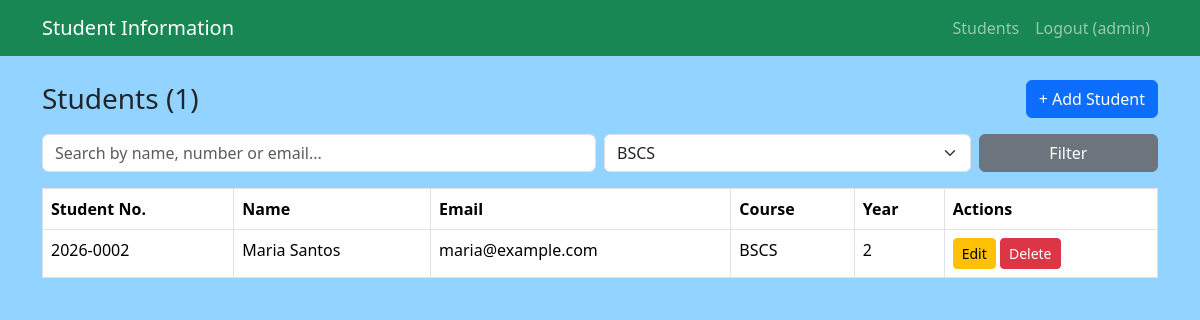
The page /students.php?course=2 (signed in) on the database its author committed.
### tables this page shows
CREATE TABLE students (
    id INT AUTO_INCREMENT PRIMARY KEY,
    user_id INT NOT NULL UNIQUE,
    student_no VARCHAR(9) NOT NULL UNIQUE,
    full_name VARCHAR(100) NOT NULL,
    email VARCHAR(100) NOT NULL UNIQUE,
    course_id INT NOT NULL,
    year_level TINYINT NOT NULL,
    address VARCHAR(200) NULL,
    FOREIGN KEY (user_id) REFERENCES users(id) ON DELETE CASCADE,
    FOREIGN KEY (course_id) REFERENCES courses(id)
);

CREATE TABLE courses (
    id INT AUTO_INCREMENT PRIMARY KEY,
    code VARCHAR(10) NOT NULL UNIQUE,
    name VARCHAR(100) NOT NULL
);

### config.php (called while the page is built, shortened)
<?php
function e($text) {
    return htmlspecialchars((string) $text, ENT_QUOTES, 'UTF-8');
}

### students.php (the view, shortened to what this page needs)
<?php
require 'config.php';
$course = (int) ($_GET['course'] ?? 0);
$courses = $db->query('SELECT * FROM courses ORDER BY code')->fetchAll(PDO::FETCH_ASSOC);
$sql = 'SELECT students.*, courses.code
        FROM students JOIN courses ON students.course_id = courses.id';
$params = [];
if ($course > 0) {
    $sql .= ' WHERE students.course_id = ?';
    $params[] = $course;
}
$sql .= ' ORDER BY students.student_no';
$stmt = $db->prepare($sql);
$stmt->execute($params);
$students = $stmt->fetchAll(PDO::FETCH_ASSOC);
include 'header.php';
?>
<div class="d-flex justify-content-between align-items-center mb-3">
    <h3 class="mb-0">Students (<?= count($students) ?>)</h3>
    <a href="student_form.php" class="btn btn-primary">+ Add Student</a>
</div>
<form method="get" class="row g-2 mb-3">
    <div class="col-12 col-md-6">
        <input type="text" id="searchBox" class="form-control" placeholder="Search by name, number or email...">
    </div>
    <div class="col-8 col-md-4">
        <select name="course" class="form-select">
            <?php foreach ($courses as $c): ?>
                <option value="<?= $c['id'] ?>" <?= $course == $c['id'] ? 'selected' : '' ?>><?= e($c['code']) ?></option>
            <?php endforeach; ?>
        </select>
    </div>
    <div class="col-4 col-md-2">
        <button type="submit" class="btn btn-secondary w-100">Filter</button>
    </div>
</form>
<div class="table-responsive">
<table class="table table-bordered bg-white" id="studentTable">
    <thead>
        <tr>
            <th>Student No.</th>
            <th>Name</th>
            <th>Email</th>
            <th>Course</th>
            <th>Year</th>
            <th>Actions</th>
        </tr>
    </thead>
    <tbody>
    <?php foreach ($students as $s): ?>
        <tr>
            <td><?= e($s['student_no']) ?></td>
            <td><?= e($s['full_name']) ?></td>
            <td><?= e($s['email']) ?></td>
            <td><?= e($s['code']) ?></td>
            <td><?= e($s['year_level']) ?></td>
            <td class="text-nowrap">
                <a href="student_form.php?id=<?= $s['id'] ?>" class="btn btn-sm btn-warning">Edit</a>
                <form method="post" action="student_delete.php" class="d-inline" onsubmit="return confirm('Delete this student and their account?');">
                    <button type="submit" class="btn btn-sm btn-danger">Delete</button>
                </form>
            </td>
        </tr>
    <?php endforeach; ?>
    </tbody>
</table>
</div>
<?php include 'footer.php'; ?>

### style.css (style rules this page uses)
body { background-color: #92d3ff; }

### rows shown on the page
students: student_no "2026-0002", full_name "Maria Santos", email "maria@example.com", course.code "BSCS", year_level "2"

### other values the page prints
$_SESSION['username'] "admin"
count($students) "1"
form field course "BSCS"
